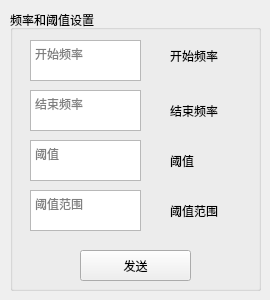
      <widget class="QWidget" name="tab_3">
       <attribute name="title">
        <string>应变</string>
       </attribute>
       <widget class="QGroupBox" name="groupBox_15">
        <property name="geometry">
         <rect>
          <x>10</x>
          <y>10</y>
          <width>251</width>
          <height>281</height>
         </rect>
        </property>
        <property name="title">
         <string>频率和阈值设置</string>
        </property>
        <widget class="QTextEdit" name="textEditStartFreq_2">
         <property name="geometry">
          <rect>
           <x>20</x>
           <y>30</y>
           <width>111</width>
           <height>41</height>
          </rect>
         </property>
         <property name="placeholderText">
          <string>开始频率</string>
         </property>
        </widget>
        <widget class="QPushButton" name="sendFreqButton_2">
         <property name="geometry">
          <rect>
           <x>70</x>
           <y>240</y>
           <width>111</width>
           <height>31</height>
          </rect>
         </property>
         <property name="text">
          <string>发送</string>
         </property>
        </widget>
        <widget class="QTextEdit" name="textEditEndFreq_2">
         <property name="geometry">
          <rect>
           <x>20</x>
           <y>80</y>
           <width>111</width>
           <height>41</height>
          </rect>
         </property>
         <property name="placeholderText">
          <string>结束频率</string>
         </property>
        </widget>
        <widget class="QTextEdit" name="rssiThreshold_2">
         <property name="geometry">
          <rect>
           <x>20</x>
           <y>130</y>
           <width>111</width>
           <height>41</height>
          </rect>
         </property>
         <property name="placeholderText">
          <string>阈值</string>
         </property>
        </widget>
        <widget class="QTextEdit" name="rssiThresholdSpan_2">
         <property name="geometry">
          <rect>
           <x>20</x>
           <y>180</y>
           <width>111</width>
           <height>41</height>
          </rect>
         </property>
         <property name="placeholderText">
          <string>阈值范围</string>
         </property>
        </widget>
        <widget class="QLabel" name="label_65">
         <property name="geometry">
          <rect>
           <x>160</x>
           <y>35</y>
           <width>81</width>
           <height>21</height>
          </rect>
         </property>
         <property name="text">
          <string>开始频率</string>
         </property>
        </widget>
        <widget class="QLabel" name="label_66">
         <property name="geometry">
          <rect>
           <x>160</x>
           <y>90</y>
           <width>81</width>
           <height>21</height>
          </rect>
         </property>
         <property name="text">
          <string>结束频率</string>
         </property>
        </widget>
        <widget class="QLabel" name="label_67">
         <property name="geometry">
          <rect>
           <x>160</x>
           <y>140</y>
           <width>68</width>
           <height>21</height>
          </rect>
         </property>
         <property name="text">
          <string>阈值</string>
         </property>
        </widget>
        <widget class="QLabel" name="label_68">
         <property name="geometry">
          <rect>
           <x>160</x>
           <y>190</y>
           <width>71</width>
           <height>21</height>
          </rect>
         </property>
         <property name="text">
          <string>阈值范围</string>
         </property>
        </widget>
       </widget>
      </widget>
